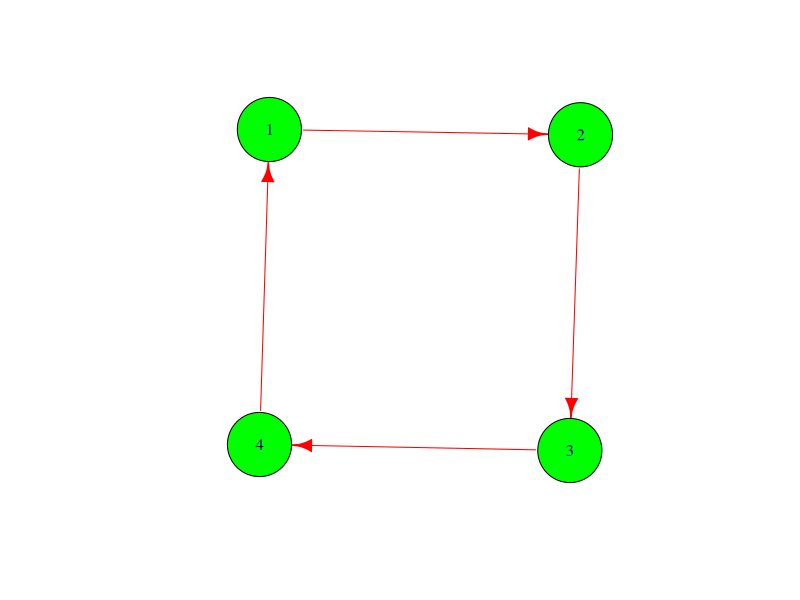
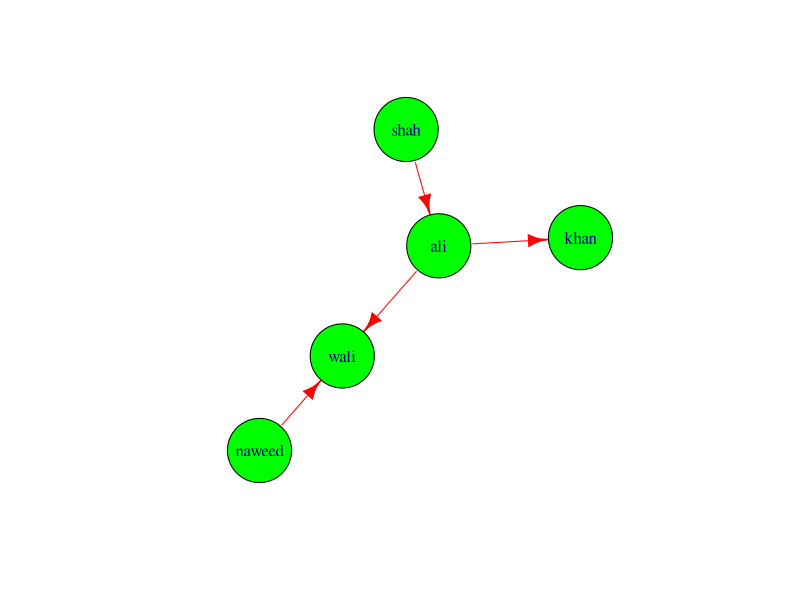

The R source for these figures, in order:

library(igraph)

g <- graph(c(1,2,2,3,3,4,4,1), directed = TRUE)
plot(g, vertex.color = "green",
     vertex.size= 40,
     edge.color ="red")

g[]

g1 <- graph(c("ali","wali", "ali", "khan", "shah", "ali", "naweed", "wali"))

plot(g1, vertex.color = "green",
     vertex.size= 40,
     edge.color ="red")